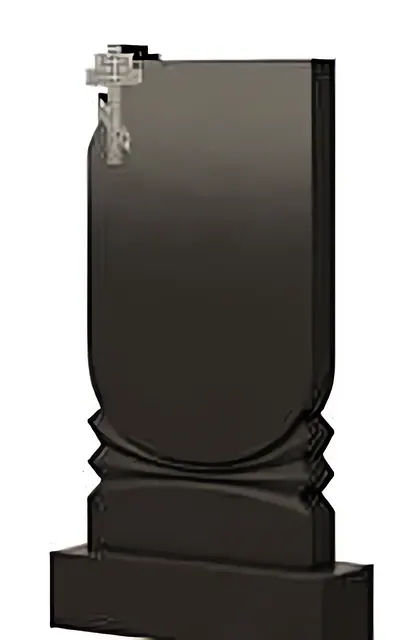
#> input picture assets/catalog/sm/F18.webp, 400 x 640 px
$ python -i fixes.py   (imports and definitions only)
#> lines starting #> are read from the running program, lines starting #| are printed output that depends on the picture; after the words box and inside, x2 and y2 are one past the last pixel; in counts of white or black regions, pixels touching at a corner belong together
#> further down, picture is the input picture: shape (640, 400, 3); mean B, G, R 134.8, 137.8, 140.2
# Правки исходных фото перед 3D (проверка: python3 fixes.py <src.webp> <код> <out.png>).
# В каталоге 2024 (96 dpi) мелкий светлый декор занимает 10–40 px; после апскейла он превращается в кашу,
# и в рендере это видно сильнее всего. Там, где декор нечитаем, он перерисовывается чётко по месту исходного:
#   F18 — православный крест в левом верхнем углу (выступает над стелой).
# Координаты — по исходнику assets/catalog/md/<код>.webp @ SRC_SHA (1001 × 1600, масштаб по высоте).
import os, sys, cv2, numpy as np

SS = 4  # суперсэмплинг для гладких краёв


def _aa_fill(shape, polys, ss=SS):
    # маска (0..1) многоугольников с антиалиасингом
    h, w = shape
    m = np.zeros((h * ss, w * ss), np.uint8)
    for p in polys:
        cv2.fillPoly(m, [np.round(np.asarray(p, np.float64) * ss).astype(np.int32)], 255, cv2.LINE_AA)
    return cv2.resize(m, (w, h), interpolation=cv2.INTER_AREA).astype(np.float32) / 255


def _rect(x0, y0, x1, y1):
    return [(x0, y0), (x1, y0), (x1, y1), (x0, y1)]


def _bar(cx, cy, length, thick, ang_deg):
    a = np.deg2rad(ang_deg); ux, uy = np.cos(a), np.sin(a); vx, vy = -uy, ux
    hl, ht = length / 2, thick / 2
    return [(cx - ux * hl - vx * ht, cy - uy * hl - vy * ht), (cx + ux * hl - vx * ht, cy + uy * hl - vy * ht),
            (cx + ux * hl + vx * ht, cy + uy * hl + vy * ht), (cx - ux * hl + vx * ht, cy - uy * hl + vy * ht)]


def _f18(img):
    h, w = img.shape[:2]; s = h / 1600.0
#> after `h, w = img.shape[:2]`: h = 640; w = 400
#> after `s = h / 1600.0`: s = 0.4
    out = img.copy().astype(np.float32)
    X = lambda v: v * s  # координаты — по исходнику 1001×1600 (масштаб по высоте)
    left, top = X(217), X(149)          # левый край и верх стелы у креста
    # 1) убрать кашу: в зоне креста — фон над/левее стелы, грань стелы — копией той же строки правее (сохраняет
    #    вертикальный градиент и верхнюю кромку), разница яркости по краю зоны сглажена (мембрана)
    x0, x1, y0, y1 = int(X(196)), int(X(450)), int(X(96)), int(X(440))
    sh = int(X(200))
    yy0, xx0 = np.mgrid[0:h, 0:w]
    zone = (xx0 >= x0) & (xx0 < x1) & (yy0 >= y0) & (yy0 < y1)
    bgz = zone & ((yy0 < top) | (xx0 < left))
    face = zone & ~bgz
    S = np.empty_like(out); S[:, :w - sh] = img[:, sh:]; S[:, w - sh:] = img[:, -1:]
#> after `S[:, :w - sh] = img[:, sh:]`:
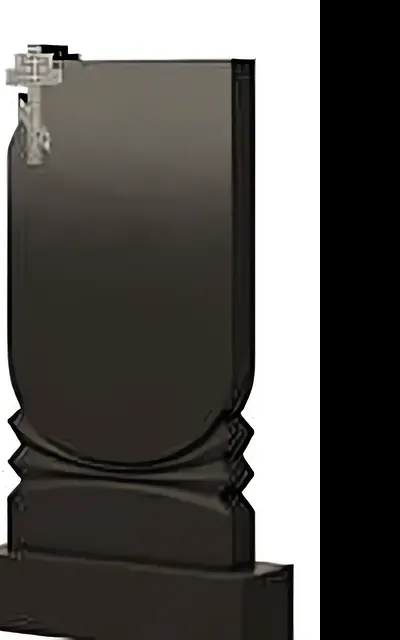
#> S: shape (640, 400, 3) float32; mean B, G, R 85.9, 88.9, 91.3
#> after `S[:, w - sh:] = img[:, -1:]`:
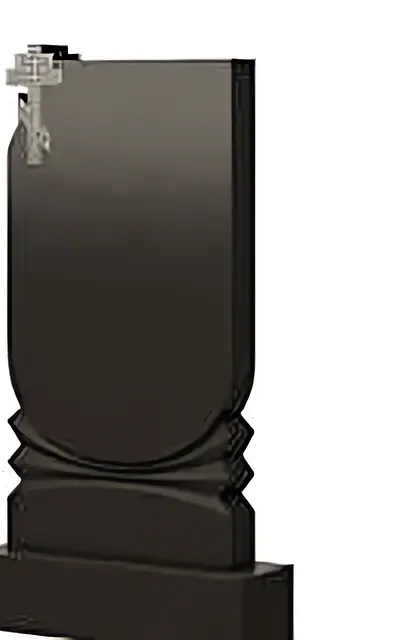
#> S: shape (640, 400, 3) float32; mean B, G, R 137, 140.2, 142.5
    ring = cv2.dilate(zone.astype(np.uint8), np.ones((5, 5), np.uint8)).astype(bool) & ~zone & (yy0 >= top) & (xx0 >= left + X(24))
    d = np.zeros_like(out); d[ring] = img[ring].astype(np.float32) - S[ring]
    # мембрана: разница по кольцу продолжается внутрь зоны гармонически (релаксация Якоби на вырезке)
    ys0, ys1, xs0, xs1 = y0 - 4, y1 + 4, x0 - 4, x1 + 4
    Dc = d[ys0:ys1, xs0:xs1].copy(); Kc = ring[ys0:ys1, xs0:xs1]
    Uc = face[ys0:ys1, xs0:xs1] | (zone[ys0:ys1, xs0:xs1] & ~Kc)
    if Kc.any():
        Dc[~Kc] = d[ring].mean(axis=0)
        for _ in range(1500):
            P = np.pad(Dc, ((1, 1), (1, 1), (0, 0)), mode='edge')
            avg = (P[:-2, 1:-1] + P[2:, 1:-1] + P[1:-1, :-2] + P[1:-1, 2:]) * 0.25
            Dc[Uc] = avg[Uc]
#> this loop made 1500 passes
#> pass 1, in _f18, `P = np.pad(Dc, ((1, 1), (1, 1), (0, 0)), mode='edge')`:
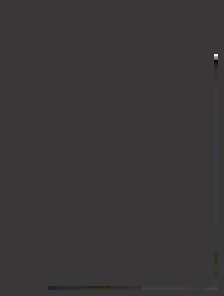
#> P: shape (148, 112, 3) float32 (shown 2 times larger); mean B, G, R -1.1, -1.2, -0.9; drawn with min black and max white
    D = np.zeros_like(out); D[ys0:ys1, xs0:xs1] = Dc
    out[face] = S[face] + D[face]
    out[bgz] = 255
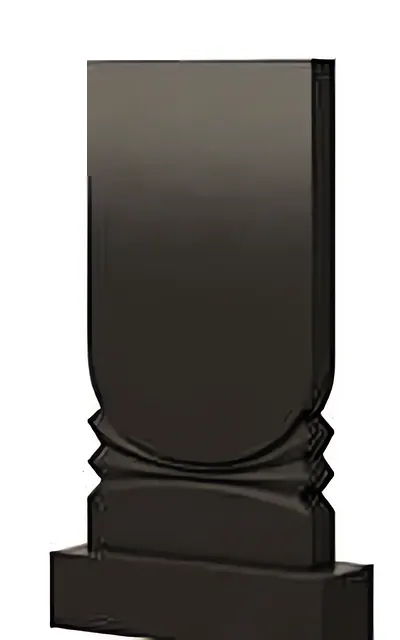
#> out: shape (640, 400, 3) float32; mean B, G, R 134.5, 137.8, 140.1
    # левый край стелы (тёмная фаска) — профиль строк ниже креста
    #    (только сама фаска; яркость — по строке грани, чтобы не было ступеньки)
    ra, rb = int(X(445)), int(X(475)); ca, cb = int(left) - 2, int(left + X(11)); fr = slice(int(left + X(30)), int(left + X(60)))
    prof = img[ra:rb, ca:cb].astype(np.float32).mean(axis=0); ref = img[ra:rb, fr].astype(np.float32).mean()
#> after `prof = img[ra:rb, ca:cb].astype(np.float32).mean(axis=0)`: prof = [[249.6, 251.6, 252.6], [252.2, 253.9, 254.4], [236.9, 238.9, 239.8], [128.2, 130.6, 131.2], [48.17, 49.83, 51.67], [30, 31.83, 33.5], [33.83, 35.58, 37.33]]
#> after `ref = img[ra:rb, fr].astype(np.float32).mean()`: ref = 75.47
    for y in range(int(top), y1):
        k = out[y, fr].mean() / max(ref, 1.0)
        out[y, ca:cb] = prof * k
#> this loop made 117 passes
#> k on passes 1 to 12: 3.38, 1.7, 0.991, 1.11, 1.29, 1.38, 1.39, 1.39, 1.39, 1.39, 1.39, 1.39
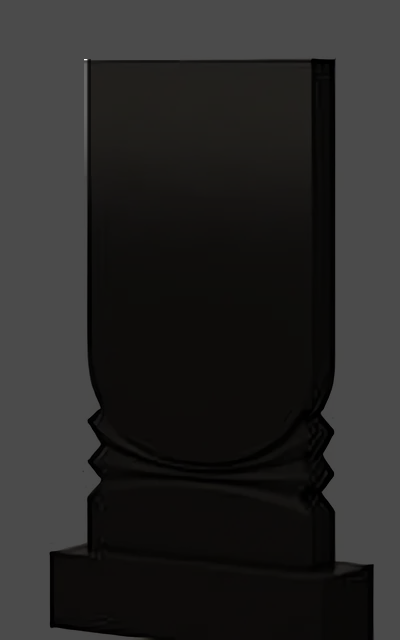
#> out: shape (640, 400, 3) float32; 0.32% of pixels changed, all inside (x1, y1, x2, y2) = (84, 59, 91, 176); drawn with min black and max white
    # 2) крест: стойка, титло, перекладина, косая нижняя (левый конец выше).
    #    Светлое поле креста ≤ ~22 px в ширину: relief.decor_mask берёт тонкие светлые элементы как резьбу
    #    (светлый матовый камень в рендере), а не как блик полировки.
    cx, t = X(288), X(26)
    parts = [
        _rect(cx - t / 2, X(108), cx + t / 2, X(418)),           # стойка
        _rect(cx - X(38), X(126), cx + X(38), X(144)),           # титло
        _rect(cx - X(72), X(174), cx + X(72), X(200)),           # перекладина
        _bar(cx, X(345), X(96), X(20), 20),                      # подножие: левый конец выше
    ]
    A = _aa_fill((h, w), parts)
#> after the loop in _aa_fill, `for p in polys:`:
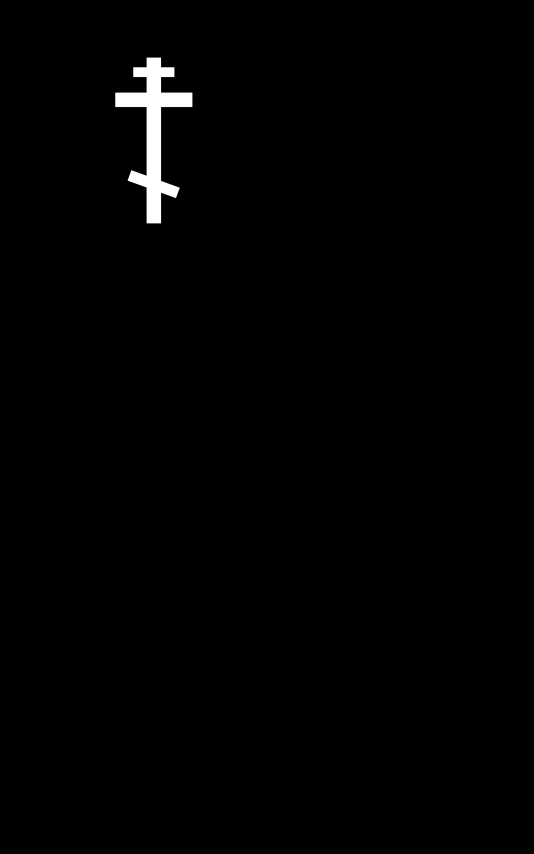
#> m: shape (2560, 1600) (shown at 1/3 size); min 0, max 255, mean 2.2
    # тёмная кромка (фаска в тени) и тонкий гравированный контур внутри
    k = max(1, int(round(X(2.0))))
    er = cv2.erode((A > 0.5).astype(np.uint8), np.ones((2 * k + 1, 2 * k + 1), np.uint8))
    ins = max(2, int(round(X(5))))
    er2 = cv2.erode((A > 0.5).astype(np.uint8), np.ones((2 * ins + 1, 2 * ins + 1), np.uint8))
    er3 = cv2.erode(er2, np.ones((3, 3), np.uint8))
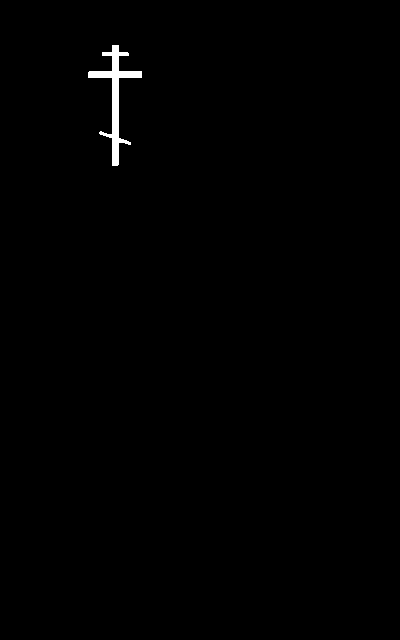
#> er2: shape (640, 400); values 0 (black) and 1 (white), 0.53% white; 1 white region, box (x1, y1, x2, y2) and area: (88, 45, 142, 166) 1344
    rim = np.clip(A - cv2.GaussianBlur(er.astype(np.float32), (0, 0), 0.7), 0, 1)
    groove = cv2.GaussianBlur(np.clip(er2.astype(np.float32) - er3.astype(np.float32), 0, 1), (0, 0), 0.6)
    yy = np.linspace(0, 1, h, dtype=np.float32)[:, None]
#> yy = 640 values from 0 to 1
    base = np.broadcast_to(232 - 16 * np.clip((yy * h - X(108)) / X(310), 0, 1), (h, w))  # светлый камень, книзу чуть темнее
    stone = np.dstack([base - 5, base - 2, base]).astype(np.float32)
    rng = np.random.default_rng(18)
    stone += rng.normal(0, 2.5, stone.shape).astype(np.float32)   # зерно мрамора
    stone -= (groove * 32)[:, :, None]                            # контур остаётся светлее порога декора
    stone -= (rim * 150)[:, :, None]
    a3 = A[:, :, None]
    out = out * (1 - a3) + stone * a3
    return np.clip(out + 0.5, 0, 255).astype(np.uint8)


FIX = {'F18': _f18}


def patched(path, code, work):
    # путь к исходнику с правкой (или исходный путь, если правки нет)
    if code not in FIX: return path
    img = cv2.imread(path, cv2.IMREAD_COLOR)
    if img is None: return path
    os.makedirs(work, exist_ok=True)
    p = os.path.join(work, code + '.png')
    cv2.imwrite(p, FIX[code](img))
    return p


# [3 lines not run here, left out]

>>> import cv2
>>> picture = cv2.imread('../../assets/catalog/sm/F18.webp')
>>> result = _f18(picture)

$ run again, on assets/catalog/sm/F2.webp
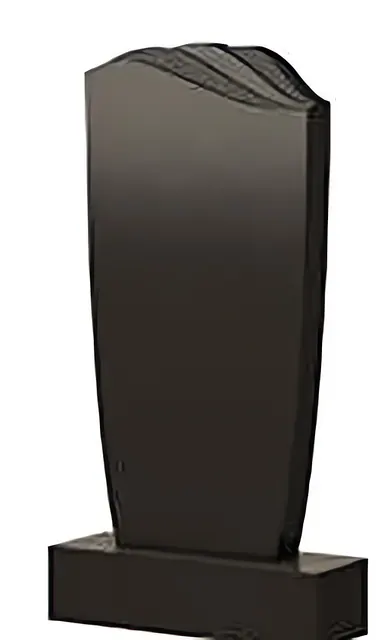
#> input picture assets/catalog/sm/F2.webp, 387 x 640 px
#> picture is the input picture: shape (640, 387, 3); mean B, G, R 137.4, 140.1, 142.9
#> prof = [[250.3, 252.2, 253.5], [254, 255, 255], [235, 236.5, 238.5], [102.2, 103.9, 105.9], [42, 44, 46], [33.08, 34.17, 37.08], [52.67, 54.17, 56]]
#> ref = 72.45
#> the loop in _f18, `for y in range(int(top), y1):` made 117 passes
#> k on passes 1 to 8: 3.52, 1.19, 1.19, 1.17, 1.11, 1.16, 1.12, 1.11
#> after the loop in _f18, `for y in range(int(top), y1):`:
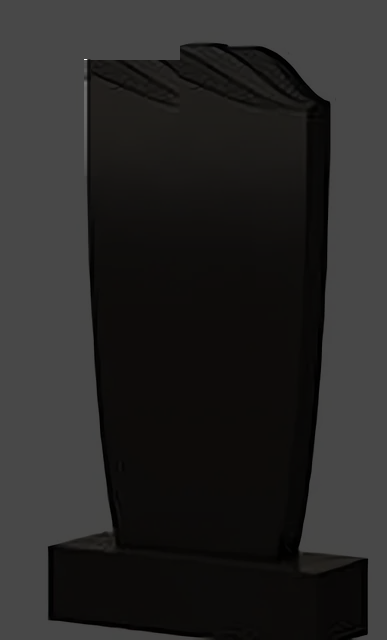
#> out: shape (640, 387, 3) float32; mean B, G, R 138.1, 140.9, 143.6; drawn with min black and max white
#> in _f18, `er3 = cv2.erode(er2, np.ones((3, 3), np.uint8))`:
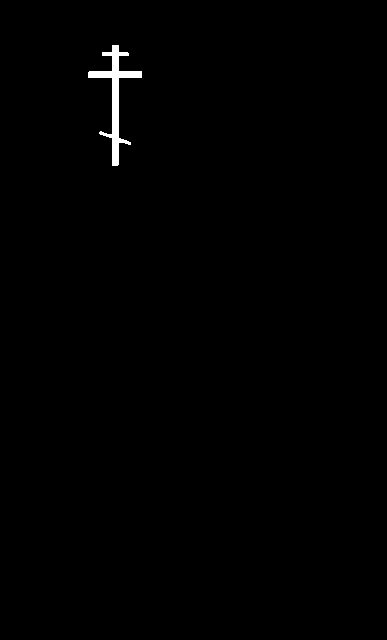
#> er2: shape (640, 387); values 0 (black) and 1 (white), 0.54% white; 1 white region, box (x1, y1, x2, y2) and area: (88, 45, 142, 166) 1344

$ run again, on assets/catalog/sm/F29.webp
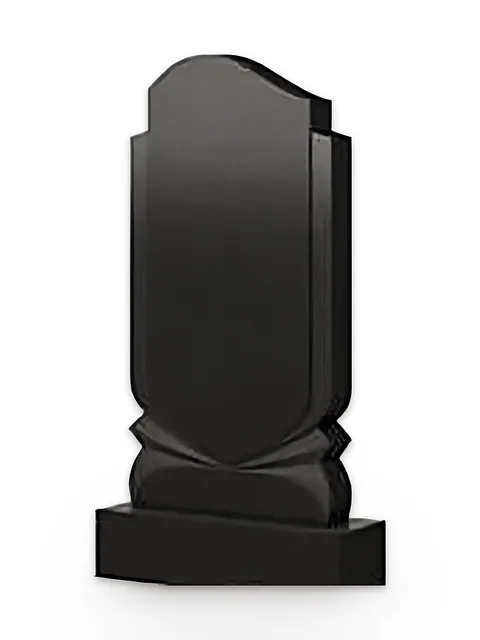
#> input picture assets/catalog/sm/F29.webp, 480 x 640 px
#> picture is the input picture: shape (640, 480, 3); mean B, G, R 174.6, 175.2, 175.8
#> S: shape (640, 480, 3) float32; mean B, G, R 174.9, 175.5, 176.1
#> prof = [[255, 255, 255], [255, 255, 255], [255, 255, 255], [255, 255, 255], [255, 255, 255], [255, 255, 255], [255, 255, 255]]
#> ref = 255
#> the loop in _f18, `for y in range(int(top), y1):` made 117 passes
#> k on passes 1 to 8: 1, 0.526, 0.412, 0.411, 0.464, 0.496, 0.519, 0.531
#> after the loop in _f18, `for y in range(int(top), y1):`:
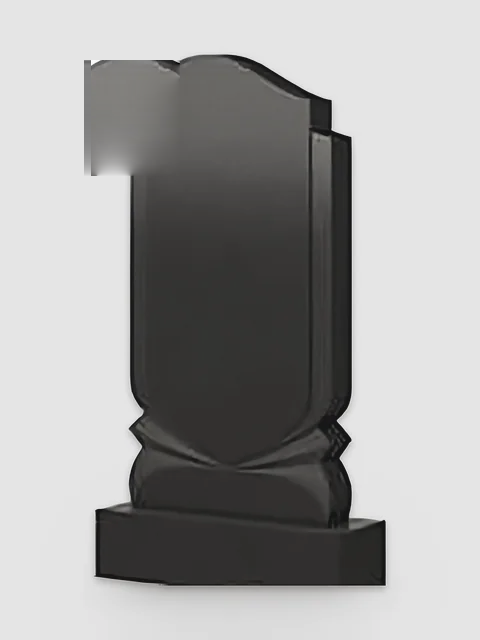
#> out: shape (640, 480, 3) float32; mean B, G, R 172.4, 173.1, 173.7; drawn with min black and max white
#> er2: shape (640, 480); values 0 (black) and 1 (white), 0.44% white; 1 white region, box (x1, y1, x2, y2) and area: (88, 45, 142, 166) 1344
#> in _f18, `return np.clip(out + 0.5, 0, 255).astype(np.uint8)`:
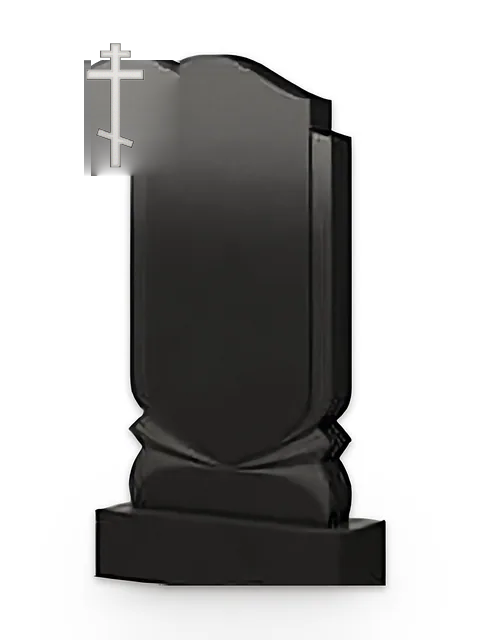
#> returned value: shape (640, 480, 3); mean of channels 0, 1, 2 172.3, 173.1, 173.6; drawn as B, G, R

$ run again, on assets/catalog/sm/F3.webp
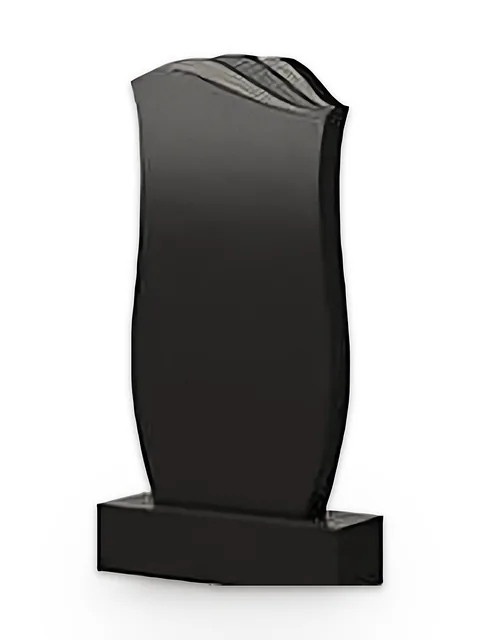
#> input picture assets/catalog/sm/F3.webp, 480 x 640 px
#> picture is the input picture: shape (640, 480, 3); mean B, G, R 176.6, 177.2, 177.9
#> S: shape (640, 480, 3) float32; mean B, G, R 176.9, 177.4, 178.2
#> prof = [[255, 255, 255], [255, 255, 255], [255, 255, 255], [255, 255, 255], [255, 255, 255], [255, 255, 255], [255, 255, 255]]
#> ref = 255
#> the loop in _f18, `for y in range(int(top), y1):` made 117 passes
#> k on passes 1 to 8: 1, 0.521, 0.566, 0.684, 0.63, 0.641, 0.696, 0.736
#> er2: shape (640, 480); values 0 (black) and 1 (white), 0.44% white; 1 white region, box (x1, y1, x2, y2) and area: (88, 45, 142, 166) 1344
#> in _f18, `return np.clip(out + 0.5, 0, 255).astype(np.uint8)`:
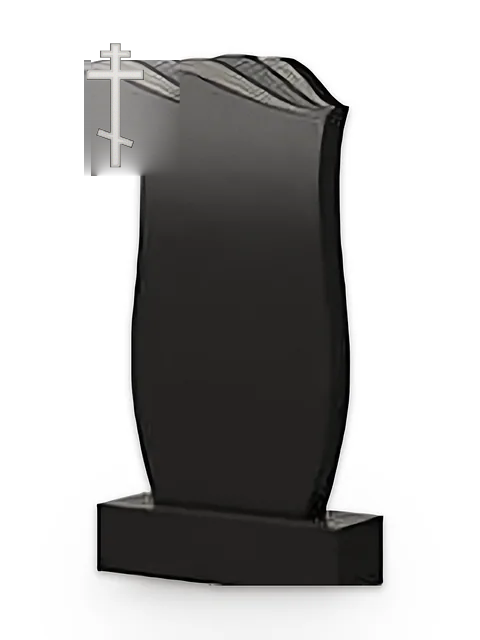
#> returned value: shape (640, 480, 3); mean of channels 0, 1, 2 175, 175.6, 176.4; drawn as B, G, R
